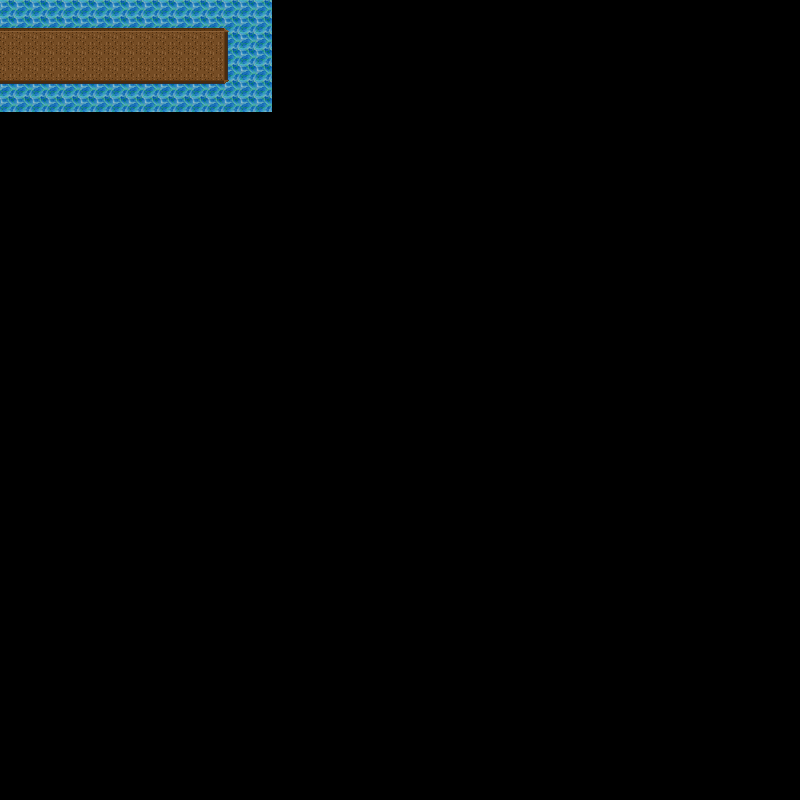

Tiled map render using the project's own tile images. Description and the map definition, with tile-layer contents summarised, below:
An orthogonal 50x50 tile map with 16x16 px tiles, 2 tile layers (Water, Dock), 2 tilesets.

<map version="1.2" tiledversion="1.3.1" orientation="orthogonal" renderorder="right-down" compressionlevel="0" width="50" height="50" tilewidth="16" tileheight="16" infinite="0" nextlayerid="3" nextobjectid="1">
 <tileset firstgid="1" source="../Art/Tilesets/water.tsx" />
 <tileset firstgid="25" source="../Art/Tilesets/WoodenTiles2.tsx" />
 <layer id="1" name="Water" width="50" height="50">
  <data>[2500 cells, 119 non-empty, 2 distinct tile ids]</data>
 </layer>
 <layer id="2" name="Dock" width="50" height="50">
  <data>[2500 cells, 33 non-empty, 5 distinct tile ids]</data>
 </layer>
</map>
